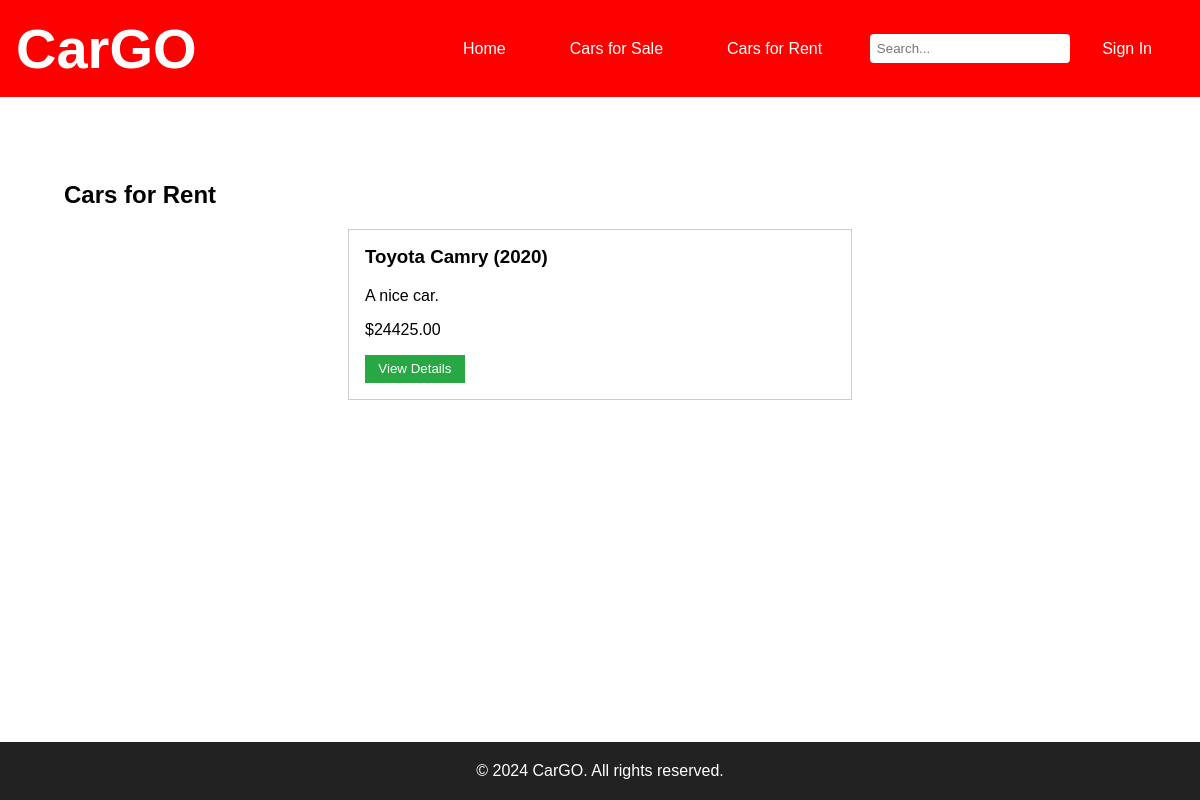
The page /rentals/ on the database its author committed.
### sales_rental/models.py (models this page shows, shortened)
class Car(models.Model):
    make = models.CharField(max_length=50)
    model = models.CharField(max_length=50)
    year = models.PositiveIntegerField()
    price = models.DecimalField(max_digits=10, decimal_places=2)
    description = models.TextField()
    images = models.ManyToManyField('CarImage', related_name='cars', blank=True)
    discount = models.DecimalField(max_digits=5, decimal_places=2, null=True, blank=True)
    is_available_for_sale = models.BooleanField(default=True)
    is_available_for_rent = models.BooleanField(default=True)

### sales_rental/views.py (the view)
# urls.py: path('rentals/', views.rentals, name='rentals'),
def rentals(request):
    cars_for_rent = Car.objects.filter(is_available_for_rent=True)
    return render(request, 'rentals.html', {'cars_for_rent': cars_for_rent})

### sales_rental/context_processors.py (called while the page is built)
def current_year(request):
    return {'current_year': datetime.now().year}

### sales_rental/templates/rentals.html
{% extends 'base.html' %}
{% block content %}
<main>
    <section id="rentals">
        <h2>Cars for Rent</h2>
        <div class="car-list" id="car-rental-list">
            {% for car in cars_for_rent %}
            <div class="car-item">
                <h3>{{ car.make }} {{ car.model }} ({{ car.year }})</h3>
                <p>{{ car.description }}</p>
                <p>${{ car.price }}</p>
                <a href="{% url 'car_detail' car.id %}">
                    <button class="btn">View Details</button>
                </a>
            </div>
            {% empty %}
            <p>No cars available for rent.</p>
            {% endfor %}
        </div>
    </section>
</main>
{% endblock %}

### sales_rental/static/css/styles.css (style rules this page uses)
html, body { margin: 0; padding: 0; width: 100%; height: 100%; }
* { box-sizing: border-box; }
body { font-family: Arial, sans-serif; display: flex; flex-direction: column; min-height: 100vh; }
main { padding: 2em; flex: 1; }
section { margin-bottom: 2em; }
.car-list { display: flex; flex-wrap: wrap; gap: 1em; justify-content: center; }
.car-item { border: 1px solid #ccc; padding: 1em; width: calc(50% - 2em); box-sizing: border-box; }
.car-item h3 { margin-top: 0; }
button { background-color: #28a745; color: white; border: none; padding: 0.5em 1em; cursor: pointer; }

### rows shown on the page
Car: make "Toyota", model "Camry", year "2020", description "A nice car.", price "24425.00"
